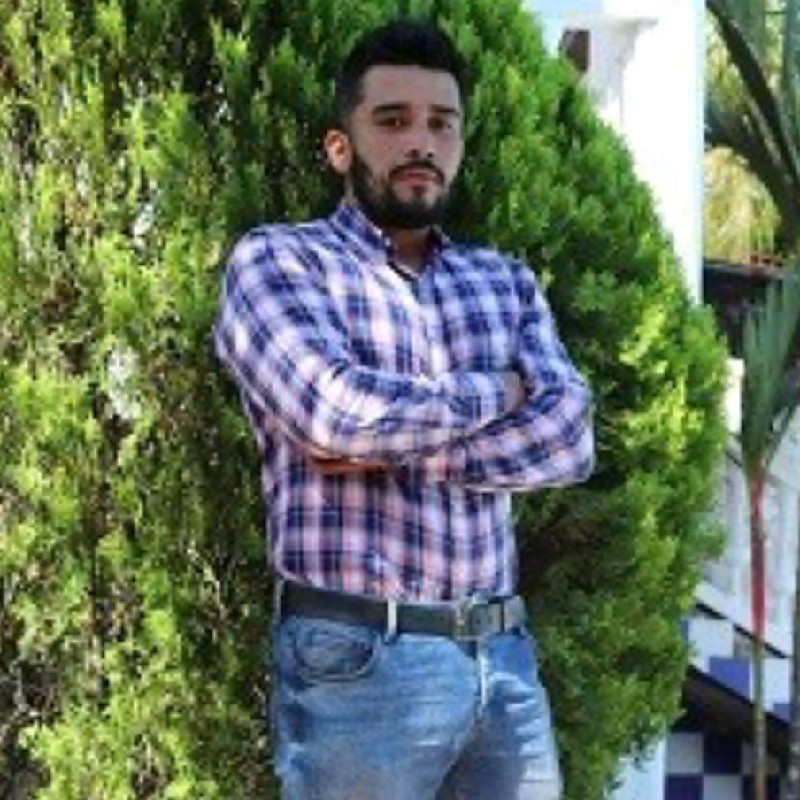
#> input picture TP2/perfil.jpeg, 800 x 800 px
$ jupyter execute --allow-errors 'TP2 (1).ipynb'   (older library calls are emulated)
#> lines starting #> are read from the running program, lines starting #| are printed output that depends on the picture; long printed decimals are rounded
[cell 1]
import cv2
import numpy as np

def create_gauss_filter(h, w, k_size, sigma):
    center_h = h // 2
    center_w = w // 2
    x, y = np.meshgrid(np.arange(w) - center_w, np.arange(h) - center_h)
    g = np.exp(-(x ** 2 + y ** 2) / (2 * sigma ** 2))
    g = g / (2 * np.pi * sigma ** 2)
    g = g / np.sum(g)
    padded_g = np.zeros((h, w))
    padded_g[center_h - k_size // 2:center_h + k_size // 2 + 1, center_w - k_size // 2:center_w + k_size // 2 + 1] = g[center_h - k_size // 2:center_h + k_size // 2 + 1, center_w - k_size // 2:center_w + k_size // 2 + 1]
    g_fft = fft2(padded_g)
    return padded_g, g_fft

[cell 2]
from scipy.signal import convolve2d
from skimage import io, color


image = color.rgb2gray(io.imread('perfil.jpeg'))
#> image: shape (800, 800) float64; min 0.00333, max 1, mean 0.428

[cell 3]
image

[cell 4]
import cv2
import numpy as np
import matplotlib.pyplot as plt


def image_quality_measure(image):
    f = np.fft.fft2(image)

    # Step 2: Shift the origin of F to centre
    fshift = np.fft.fftshift(f)

    # Step 3: Calculate the absolute value of the centered Fourier transform of image I
    magnitude_spectrum = 20*np.log(np.abs(fshift))

    # Step 4: Calculate the maximum value of the frequency component in F
    M = np.max(magnitude_spectrum)

    # Step 5: Calculate the total number of pixels in F whose pixel value > thres
    thres = M/1000
    TH = np.sum(magnitude_spectrum > thres)

    # Step 6: Calculate Image Quality measure (FM)
    FM = TH / (image.shape[0] * image.shape[1] * M)

    return FM

[cell 5]
# Creación del filtro gaussiano en el dominio espacial y espectral
import matplotlib.pyplot as plt

h, w, k_size, sigma = 128, 128, 32, 16
#> (the rest of this cell did not finish here and is left out)


fig, axs = plt.subplots(1, 2, figsize=(10, 5))
axs[0].imshow(g, cmap='gray')
axs[0].set_title('Filtro gaussiano en dominio espacial')
axs[1].imshow(np.log(np.abs(g_fft)), cmap='gray')
axs[1].set_title('Transformada de Fourier del filtro gaussiano')
plt.show()

[cell 6]
def gaussian_kernel(size, sigma):
    x, y = np.meshgrid(np.linspace(-1,1,size), np.linspace(-1,1,size))
    d = np.sqrt(x*x+y*y)
    g = np.exp(-( (d**2) / ( 2.0 * sigma**2 ) ) )
    return g / np.sum(g)

[cell 7]
from scipy.signal import convolve2d
from skimage import io, color


# Carga de la imagen
image = color.rgb2gray(io.imread('perfil.jpeg'))

# Filtro gaussiano en el dominio espacial
g = gaussian_kernel(15, 3)
filtered_image_conv = convolve2d(image, g, mode='same')
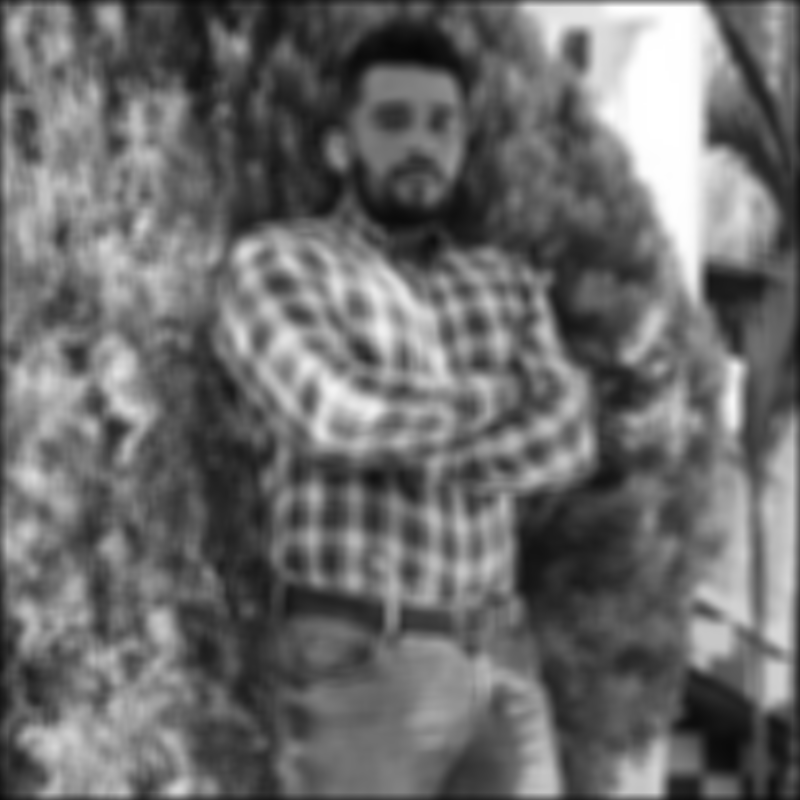
#> filtered_image_conv: shape (800, 800) float64; min 0.0289, max 1, mean 0.424

[cell 8]
from scipy.signal import convolve2d
from skimage import io, color
from numpy.fft import fft2, ifft2, fftshift

# Carga de la imagen
image = color.rgb2gray(io.imread('perfil.jpeg'))

# Filtro gaussiano en el dominio espacial
g = gaussian_kernel(5, 1)
filtered_image_conv = convolve2d(image, g, mode='same')

# Filtro gaussiano en el dominio espectral
g_fft = fftshift(fft2(g, s=image.shape))
image_padded = np.pad(image, ((64, 64), (64, 64)), mode='constant')
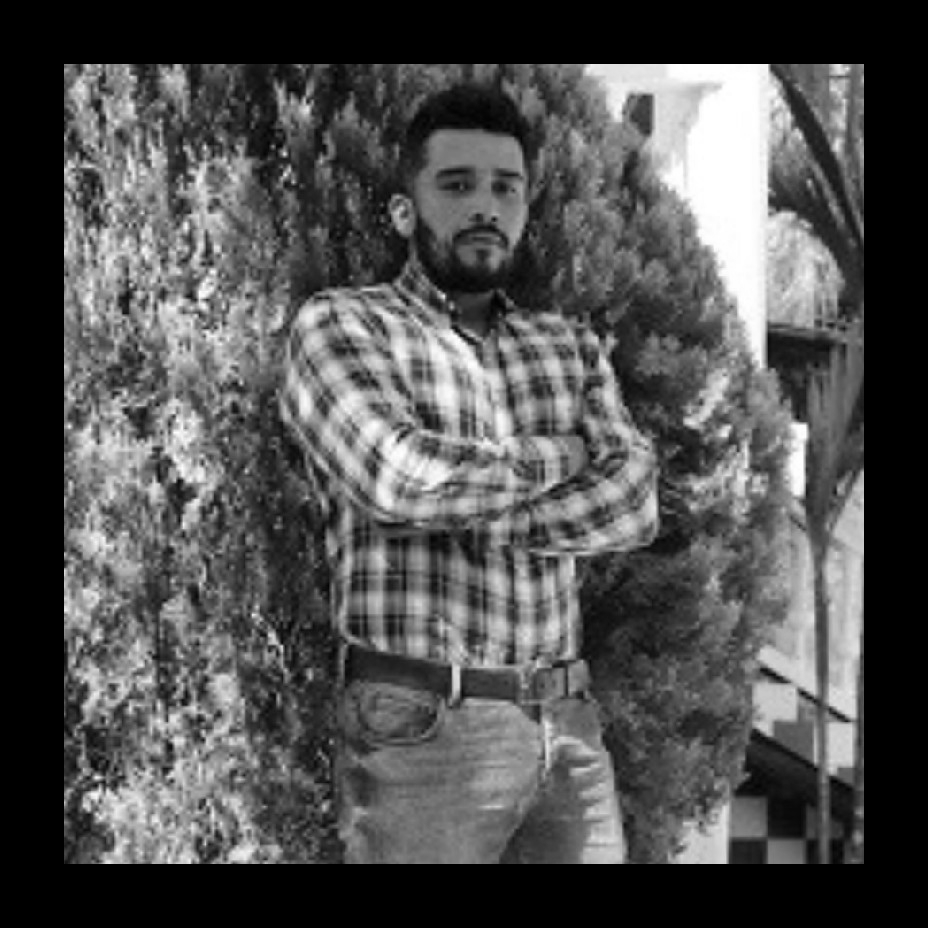
#> image_padded: shape (928, 928) float64; min 0, max 1, mean 0.318
g_fft_padded = fftshift(fft2(g, s=image_padded.shape))
filtered_image_fft = np.abs(ifft2(fft2(image_padded) * g_fft_padded))
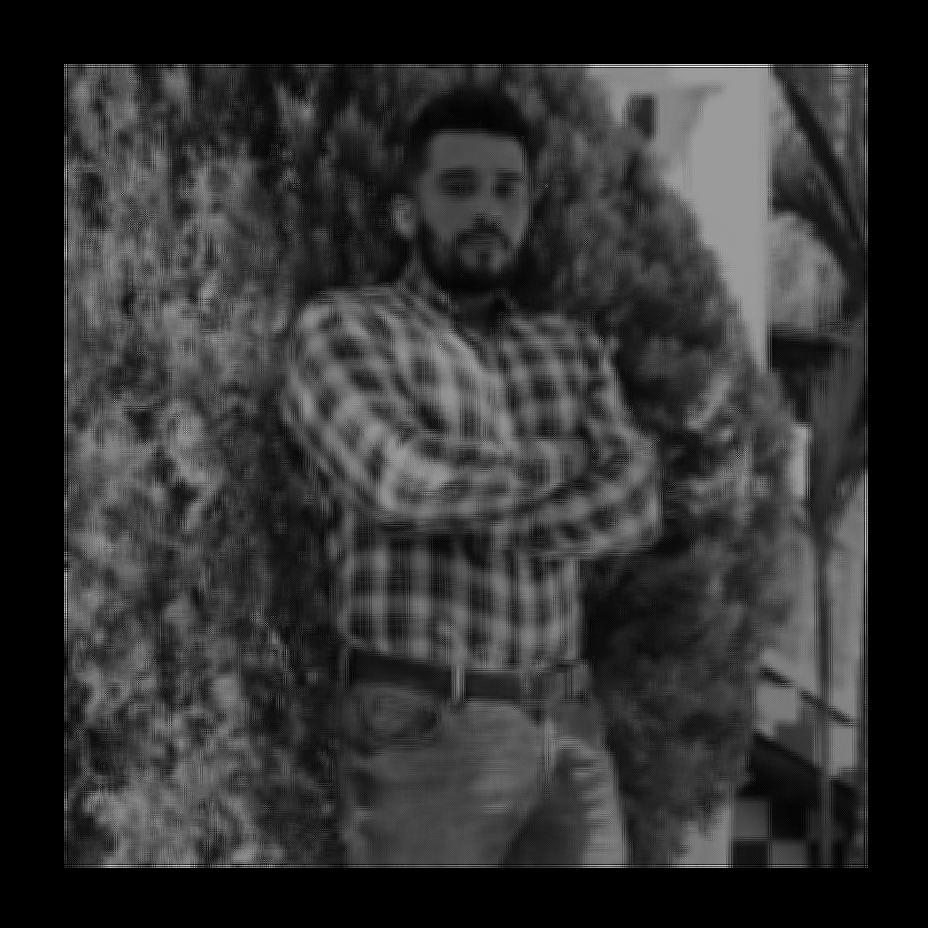
#> filtered_image_fft: shape (928, 928) float64; min 3.11e-22, max 0.0208, mean 0.00407; drawn with min black and max white

[cell 9]
# Cálculo del índice de calidad de imagen para cada imagen filtrada
FM_conv = image_quality_measure(filtered_image_conv)
#> in image_quality_measure, `magnitude_spectrum = 20*np.log(np.abs(fshift))`:
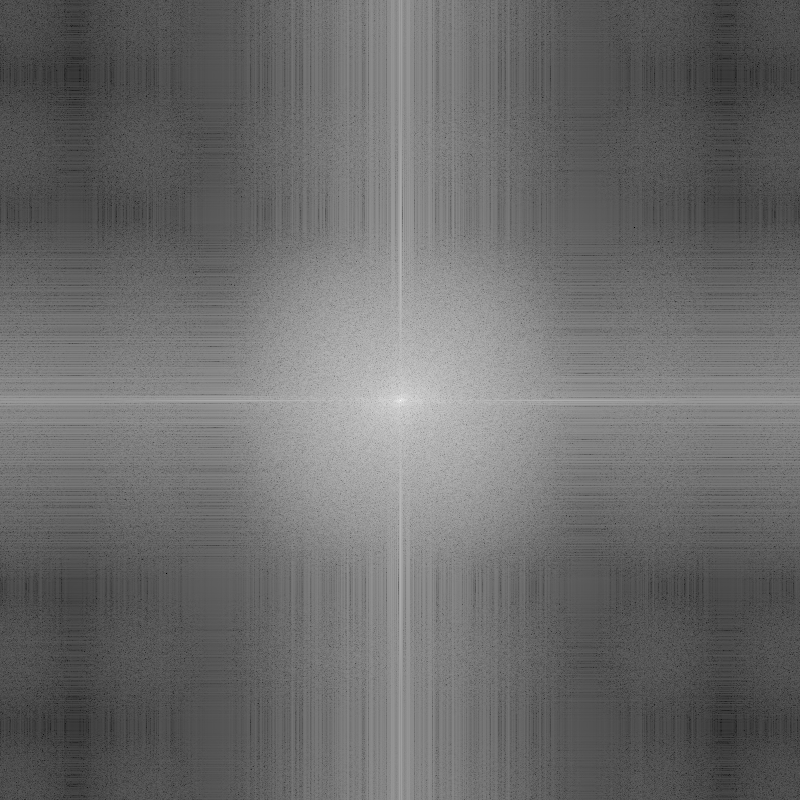
#> magnitude_spectrum: shape (800, 800) float64; min -224.7, max 250.4, mean -24.1; drawn with min black and max white
#> in image_quality_measure, `M = np.max(magnitude_spectrum)`: M = 250.4
#> in image_quality_measure, `thres = M/1000`: thres = 0.25
#> in image_quality_measure, `TH = np.sum(magnitude_spectrum > thres)`: TH = 212531
#> in image_quality_measure, `FM = TH / (image.shape[0] * image.shape[1] * M)`: FM = 0.00133
#> FM_conv = 0.00133
FM_fft = image_quality_measure(filtered_image_fft)
#> in image_quality_measure (call 2), `magnitude_spectrum = 20*np.log(np.abs(fshift))`:
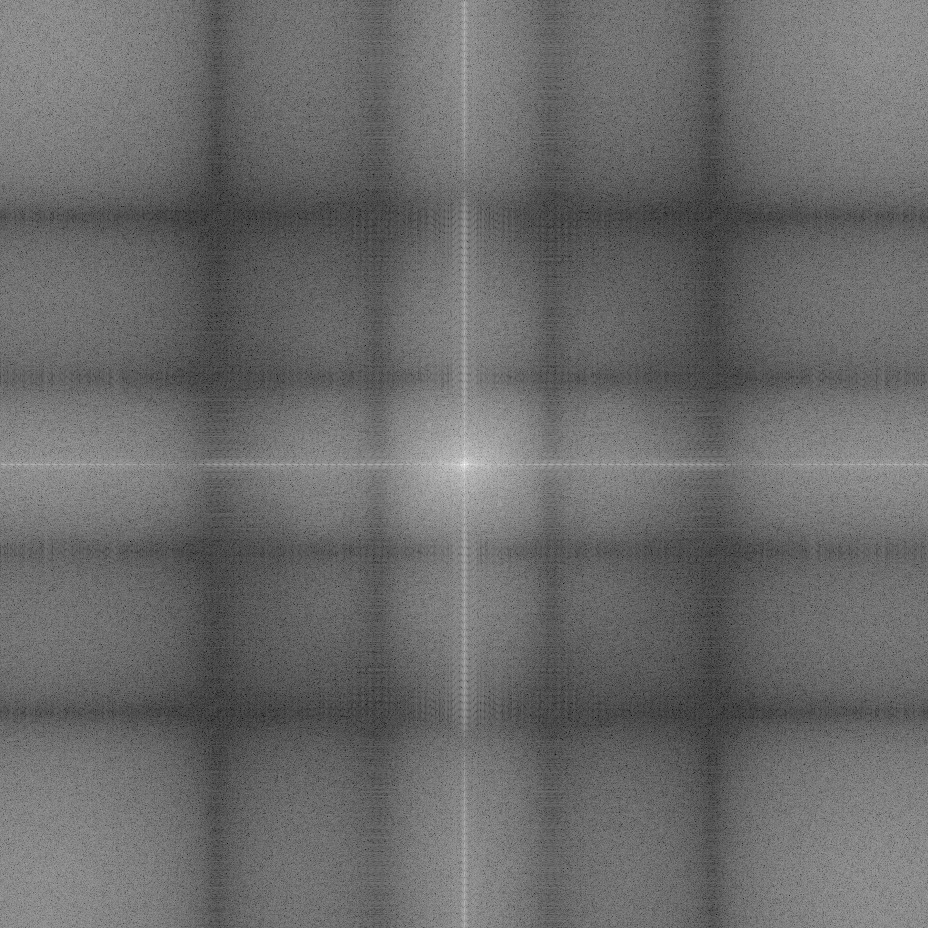
#> magnitude_spectrum: shape (928, 928) float64; min -181.5, max 163.3, mean -36.8; drawn with min black and max white
#> in image_quality_measure (call 2), `M = np.max(magnitude_spectrum)`: M = 163.3
#> in image_quality_measure (call 2), `thres = M/1000`: thres = 0.163
#> in image_quality_measure (call 2), `TH = np.sum(magnitude_spectrum > thres)`: TH = 91353
#> in image_quality_measure (call 2), `FM = TH / (image.shape[0] * image.shape[1] * M)`: FM = 0.00065
#> FM_fft = 0.00065

# Muestra de los resultados
fig, axs = plt.subplots(1, 3, figsize=(15, 5))
axs[0].imshow(image, cmap='gray')
axs[0].set_title('Imagen original')
axs[1].imshow(filtered_image_conv, cmap='gray')
axs[1].set_title('Imagen filtrada en dominio espacial (convolucion)')
axs[2].imshow(filtered_image_fft, cmap='gray')
axs[2].set_title('Imagen filtrada en dominio espectral (fft)')
plt.show()

# **Calculate image quality measure for each filtered image**

[cell 10]
from skimage.metrics import structural_similarity

[cell 11]
def calculate_ssim(img1, img2):
  ssim = structural_similarity(img1, img2)
#> ssim = 0.967
  return ssim

[cell 12]
filtered_image_conv = convolve2d(image, g, mode='same')
ssim_space = calculate_ssim(image, filtered_image_conv)
#> ssim_space = 0.967

[cell 13]
from skimage.transform import resize


# Resize the filter to match the size of the image
g_resized = resize(g, image.shape)

# Apply the filter in the frequency domain
filtered_image_fft = np.abs(ifft2(fft2(image) * g_resized))
#> filtered_image_fft: shape (800, 800) float64

# Calculate the SSIM between the original image and the filtered image in the frequency domain
ssim_fft = calculate_ssim(image, filtered_image_fft)
#> ssim_fft = 0.0473

[cell 14]
print("El índice de similitud estructural (SSIM) entre la imagen original y la imagen filtrada en el dominio espacial es:", ssim_space)
#| El índice de similitud estructural (SSIM) entre la imagen original y la imagen filtrada en el dominio espacial es: 0.9666
print("El índice de similitud estructural (SSIM) entre la imagen original y la imagen filtrada en el dominio espectral es:", ssim_fft)
#| El índice de similitud estructural (SSIM) entre la imagen original y la imagen filtrada en el dominio espectral es: 0.0473

# **Print results**

[cell 15]
print('Image Quality measure (FM) - Convolution Filter:', FM_conv)
#| Image Quality measure (FM) - Convolution Filter: 0.001326
print('Image Quality measure (FM) - Spectral Filter:', FM_fft)
#| Image Quality measure (FM) - Spectral Filter: 0.0006497
#| Image Quality measure (FM) - Convolution Filter: 0.001326
#| Image Quality measure (FM) - Spectral Filter: 0.0006497

# **Repetir la comparación usando uno de los métodos descriptos en el apéndice del paper "Analysis of focus measure operators in shape-from-focus"**

[cell 16]
import numpy as np

def brenner_foco(imagen):
    dx = np.diff(imagen, n=1, axis=1)
    dy = np.diff(imagen, n=1, axis=0)
    brenner = np.sum(dx ** 2) + np.sum(dy ** 2)
#> brenner = 1411.5
#|  medidas de enfoque -  brenner_foco(image) 1411.487
    return brenner

[cell 17]
import cv2

def energia_laplaciano(imagen):
    laplaciano = cv2.Laplacian(imagen, cv2.CV_64F)
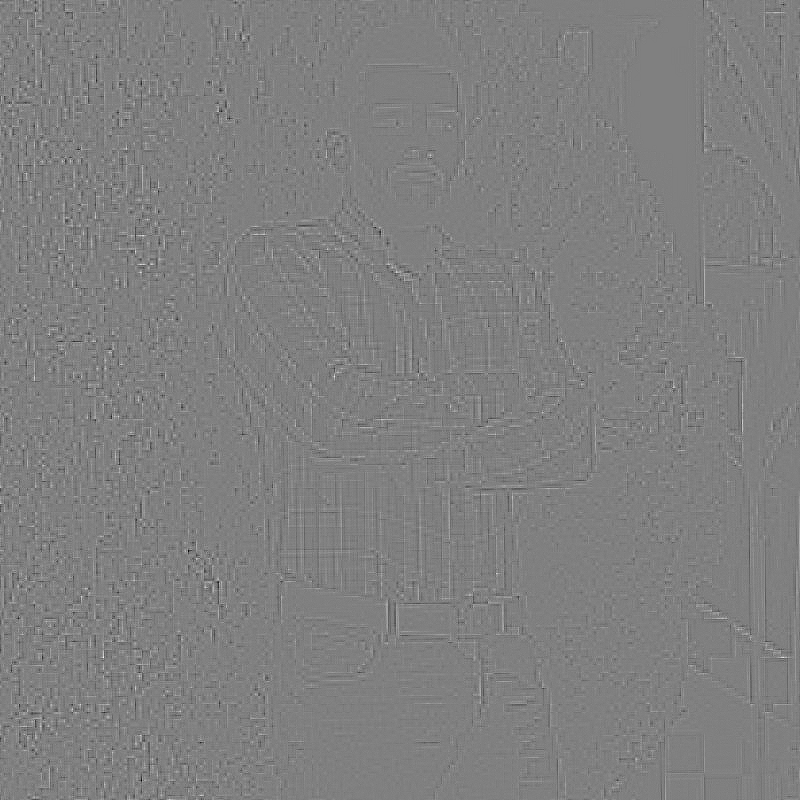
#> laplaciano: shape (800, 800) float64; min -0.594, max 0.589, mean 9.58e-07; drawn with min black and max white
    energia = np.sum(laplaciano ** 2)
#> energia = 1055
#|  medidas de enfoque - energia_laplaciano(image) 1055.032
    return energia

[cell 18]
import cv2

def varianza_laplaciano(imagen):
    laplaciano = cv2.Laplacian(imagen, cv2.CV_64F)
    varianza = np.var(laplaciano)
#> varianza = 0.00165
    return varianza

En resumen, el código muestra diferentes medidas de calidad de imagen utilizando diferentes funciones definidas en el código, y utiliza la función "print" para mostrar los resultados por pantalla.

En particular, se utilizan dos filtros (convolución y espectro) y tres medidas de enfoque (brenner_foco, energía_laplaciano, varianza_laplaciano) para medir la calidad de una imagen.

[cell 19]
print('Image Quality measure (FM) - Convolution Filter:', FM_conv)
print('Image Quality measure (FM) - Spectral Filter:', FM_fft)

[cell 20]
print(' medidas de enfoque -  brenner_foco(image)', brenner_foco(image))
print(' medidas de enfoque - energia_laplaciano(image)', energia_laplaciano(image))
print(' medidas de enfoque - varianza_laplaciano(image)', varianza_laplaciano(image))
#|  medidas de enfoque - varianza_laplaciano(image) 0.001648
